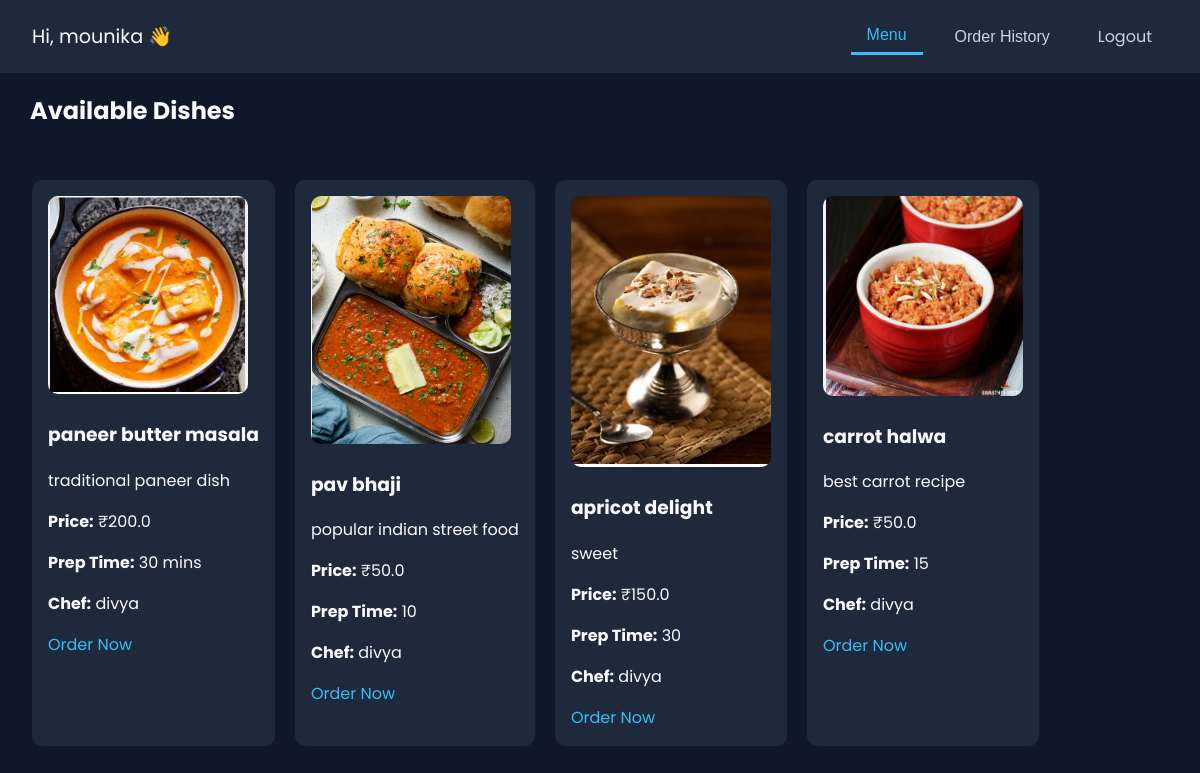
Page /customer/dashboard (signed in) on the committed database.
### tables this page shows
CREATE TABLE dishes (
    id INTEGER PRIMARY KEY AUTOINCREMENT,
    chef_id INTEGER,
    name TEXT NOT NULL,
    description TEXT,
    price REAL,
    prep_time TEXT,
    image_filename TEXT
, available INTEGER DEFAULT 1);

CREATE TABLE chefs (
    id INTEGER PRIMARY KEY AUTOINCREMENT,
    name TEXT NOT NULL,
    email TEXT UNIQUE NOT NULL,
    password TEXT NOT NULL
);

### app.py (the view)
@app.route('/customer/dashboard')
def customer_dashboard():
    if 'customer_id' not in session:
        return redirect('/customer_login')
    conn = sqlite3.connect('database.db')
    conn.row_factory = sqlite3.Row
    cursor = conn.cursor()
    cursor.execute('''
        SELECT dishes.*, chefs.name as chef_name
        FROM dishes
        JOIN chefs ON dishes.chef_id = chefs.id
        WHERE dishes.available = 1
    ''')
    dishes = cursor.fetchall()
    cursor.execute('''
        SELECT o.*, d.name AS dish_name, c.name AS chef_name
        FROM orders o
        JOIN dishes d ON o.dish_id = d.id
        JOIN chefs c ON d.chef_id = c.id
        WHERE o.customer_id = ?
        ORDER BY o.timestamp DESC
    ''', (session['customer_id'],))
    orders = cursor.fetchall()
    conn.close()
    return render_template('customer_dashboard.html', dishes=dishes, orders=orders)

### templates/customer_dashboard.html (shortened to what this page needs)
<!DOCTYPE html>
<html lang="en">
<head>
  <link rel="stylesheet" href="https://cdnjs.cloudflare.com/ajax/libs/font-awesome/6.5.0/css/all.min.css" />
</head>
<body>
  <div class="navbar">
    <div class="navbar-left">Hi, {{ session['customer_name'] }} 👋</div>
    <div class="navbar-right">
      <button class="nav-button active" onclick="showSection('menu', event)">Menu</button>
      <button class="nav-button" onclick="showSection('orders', event)">Order History</button>
      <a href="/customer_logout" class="nav-button">Logout</a>
    </div>
  </div>
  <h2 style="padding-left: 30px;">Available Dishes</h2>
  <div id="menu" class="section active">
    <div class="dish">
    {% for dish in dishes %}
      <div class="dish-card">
        <img src="{{ url_for('uploaded_file', filename=dish['image_filename']) }}">
        <h3>{{ dish['name'] }}</h3>
        <p>{{ dish['description'] }}</p>
        <p><strong>Price:</strong> ₹{{ dish['price'] }}</p>
        <p><strong>Prep Time:</strong> {{ dish['prep_time'] }}</p>
        <p><strong>Chef:</strong> {{ dish['chef_name'] }}</p>
        <a href="/place_order/{{ dish['id'] }}">Order Now</a>
      </div>
    {% endfor %}
    </div>
  </div>
</body>
</html>

### templates/customer_dashboard.html (style rules this page uses)
body { margin: 0; font-family: 'Poppins', sans-serif; background-color: #0f172a; color: #f8fafc; }
.navbar { display: flex; justify-content: space-between; align-items: center; padding: 1rem 2rem; background-color: #1e293b; }
.navbar-left { font-size: 1.2rem; }
.navbar-right { display: flex; gap: 1rem; align-items: center; }
.nav-button { background-color: transparent; color: #cbd5e1; border: none; padding: 0.5rem 1rem; font-size: 1rem; cursor: pointer; }
.nav-button.active { border-bottom: 3px solid #38bdf8; color: #38bdf8; }
.section { display: none; padding: 2rem; }
.section.active { display: block; }
.dish { display: flex; flex-wrap: wrap; gap: 20px; }
.dish-card { background-color: #1e293b; padding: 1rem; margin-bottom: 1rem; border-radius: 10px; }
.dish-card img { width: 200px; height: auto; border-radius: 10px; }
a { color: #38bdf8; text-decoration: none; }

### rows in the picture
dishes: image_filename (picture), name "paneer butter masala", description "traditional paneer dish", price "200.0", prep_time "30 mins", chef_name "divya"
dishes: image_filename (picture), name "pav bhaji", description "popular indian street food", price "50.0", prep_time "10", chef_name "divya"
dishes: image_filename (picture), name "apricot delight", description "sweet", price "150.0", prep_time "30", chef_name "divya"
dishes: image_filename (picture), name "carrot halwa", description "best carrot recipe", price "50.0", prep_time "15", chef_name "divya"

### other values in the picture
{{ session['customer_name'] }} "mounika"
